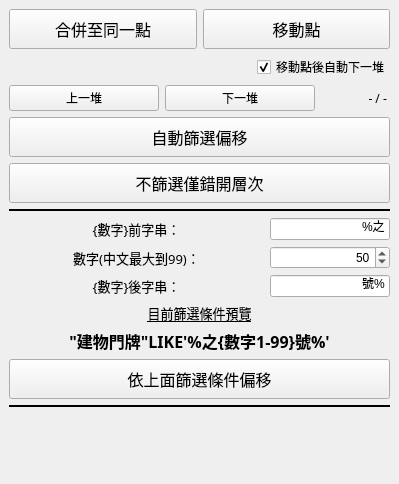
<?xml version="1.0" encoding="UTF-8"?>
<ui version="4.0">
 <class>OffsetAddrXYDockWidgetBase</class>
 <widget class="QDockWidget" name="OffsetAddrXYDockWidgetBase">
  <property name="geometry">
   <rect>
    <x>0</x>
    <y>0</y>
    <width>399</width>
    <height>484</height>
   </rect>
  </property>
  <property name="windowTitle">
   <string>OffsetAddrXY</string>
  </property>
  <widget class="QWidget" name="dockWidgetContents">
   <layout class="QGridLayout" name="gridLayout">
    <item row="0" column="0">
     <layout class="QVBoxLayout" name="verticalLayout_3">
      <item>
       <layout class="QHBoxLayout" name="horizontalLayout_6">
        <item>
         <widget class="QPushButton" name="btn_mergeOne">
          <property name="minimumSize">
           <size>
            <width>0</width>
            <height>40</height>
           </size>
          </property>
          <property name="maximumSize">
           <size>
            <width>16777215</width>
            <height>50</height>
           </size>
          </property>
          <property name="font">
           <font>
            <family>微軟正黑體</family>
            <pointsize>12</pointsize>
           </font>
          </property>
          <property name="text">
           <string>合併至同一點</string>
          </property>
         </widget>
        </item>
        <item>
         <widget class="QPushButton" name="btn_moveFeatures">
          <property name="minimumSize">
           <size>
            <width>0</width>
            <height>40</height>
           </size>
          </property>
          <property name="font">
           <font>
            <family>微軟正黑體</family>
            <pointsize>12</pointsize>
           </font>
          </property>
          <property name="text">
           <string>移動點</string>
          </property>
          <property name="iconSize">
           <size>
            <width>16</width>
            <height>16</height>
           </size>
          </property>
         </widget>
        </item>
       </layout>
      </item>
      <item>
       <layout class="QHBoxLayout" name="horizontalLayout_7">
        <item>
         <spacer name="horizontalSpacer_2">
          <property name="orientation">
           <enum>Qt::Horizontal</enum>
          </property>
          <property name="sizeHint" stdset="0">
           <size>
            <width>40</width>
            <height>20</height>
           </size>
          </property>
         </spacer>
        </item>
        <item>
         <widget class="QCheckBox" name="check_autoNext">
          <property name="layoutDirection">
           <enum>Qt::LeftToRight</enum>
          </property>
          <property name="text">
           <string>移動點後自動下一堆</string>
          </property>
          <property name="checked">
           <bool>true</bool>
          </property>
         </widget>
        </item>
       </layout>
      </item>
      <item>
       <layout class="QHBoxLayout" name="horizontalLayout">
        <item>
         <widget class="QPushButton" name="btn_prePile">
          <property name="minimumSize">
           <size>
            <width>150</width>
            <height>0</height>
           </size>
          </property>
          <property name="maximumSize">
           <size>
            <width>140</width>
            <height>16777215</height>
           </size>
          </property>
          <property name="font">
           <font>
            <family>微軟正黑體</family>
           </font>
          </property>
          <property name="text">
           <string>上一堆</string>
          </property>
         </widget>
        </item>
        <item>
         <widget class="QPushButton" name="btn_nextPile">
          <property name="minimumSize">
           <size>
            <width>150</width>
            <height>0</height>
           </size>
          </property>
          <property name="maximumSize">
           <size>
            <width>140</width>
            <height>16777215</height>
           </size>
          </property>
          <property name="font">
           <font>
            <family>微軟正黑體</family>
           </font>
          </property>
          <property name="text">
           <string>下一堆</string>
          </property>
         </widget>
        </item>
        <item>
         <spacer name="horizontalSpacer">
          <property name="orientation">
           <enum>Qt::Horizontal</enum>
          </property>
          <property name="sizeHint" stdset="0">
           <size>
            <width>40</width>
            <height>20</height>
           </size>
          </property>
         </spacer>
        </item>
        <item>
         <layout class="QHBoxLayout" name="horizontalLayout_5">
          <property name="spacing">
           <number>2</number>
          </property>
          <item>
           <widget class="QLabel" name="lab_pileCount">
            <property name="minimumSize">
             <size>
              <width>50</width>
              <height>0</height>
             </size>
            </property>
            <property name="maximumSize">
             <size>
              <width>50</width>
              <height>16777215</height>
             </size>
            </property>
            <property name="font">
             <font>
              <family>AcadEref</family>
              <pointsize>9</pointsize>
             </font>
            </property>
            <property name="text">
             <string>- / - </string>
            </property>
            <property name="alignment">
             <set>Qt::AlignRight|Qt::AlignTrailing|Qt::AlignVCenter</set>
            </property>
           </widget>
          </item>
         </layout>
        </item>
       </layout>
      </item>
      <item>
       <layout class="QVBoxLayout" name="verticalLayout">
        <item>
         <widget class="QPushButton" name="btn_offsetAuto">
          <property name="minimumSize">
           <size>
            <width>100</width>
            <height>40</height>
           </size>
          </property>
          <property name="font">
           <font>
            <family>微軟正黑體</family>
            <pointsize>12</pointsize>
            <weight>50</weight>
            <bold>false</bold>
           </font>
          </property>
          <property name="text">
           <string>自動篩選偏移</string>
          </property>
         </widget>
        </item>
        <item>
         <widget class="QPushButton" name="btn_offsetFloor">
          <property name="minimumSize">
           <size>
            <width>0</width>
            <height>40</height>
           </size>
          </property>
          <property name="font">
           <font>
            <family>微軟正黑體</family>
            <pointsize>12</pointsize>
           </font>
          </property>
          <property name="layoutDirection">
           <enum>Qt::LeftToRight</enum>
          </property>
          <property name="text">
           <string>不篩選僅錯開層次</string>
          </property>
         </widget>
        </item>
       </layout>
      </item>
      <item>
       <layout class="QVBoxLayout" name="verticalLayout_2">
        <item>
         <widget class="Line" name="line">
          <property name="frameShadow">
           <enum>QFrame::Plain</enum>
          </property>
          <property name="lineWidth">
           <number>2</number>
          </property>
          <property name="midLineWidth">
           <number>0</number>
          </property>
          <property name="orientation">
           <enum>Qt::Horizontal</enum>
          </property>
         </widget>
        </item>
        <item>
         <layout class="QHBoxLayout" name="horizontalLayout_4">
          <item>
           <widget class="QLabel" name="label_front">
            <property name="font">
             <font>
              <family>微軟正黑體</family>
              <pointsize>10</pointsize>
             </font>
            </property>
            <property name="text">
             <string>{數字}前字串：</string>
            </property>
            <property name="alignment">
             <set>Qt::AlignCenter</set>
            </property>
           </widget>
          </item>
          <item>
           <widget class="QLineEdit" name="str_front">
            <property name="maximumSize">
             <size>
              <width>120</width>
              <height>16777215</height>
             </size>
            </property>
            <property name="statusTip">
             <string>輸入數字前字串</string>
            </property>
            <property name="inputMask">
             <string/>
            </property>
            <property name="text">
             <string>%之</string>
            </property>
            <property name="maxLength">
             <number>20</number>
            </property>
            <property name="alignment">
             <set>Qt::AlignRight|Qt::AlignTrailing|Qt::AlignVCenter</set>
            </property>
           </widget>
          </item>
         </layout>
        </item>
        <item>
         <layout class="QHBoxLayout" name="horizontalLayout_3">
          <item>
           <widget class="QLabel" name="label">
            <property name="font">
             <font>
              <family>微軟正黑體</family>
              <pointsize>10</pointsize>
             </font>
            </property>
            <property name="text">
             <string>數字(中文最大到99)：</string>
            </property>
            <property name="alignment">
             <set>Qt::AlignCenter</set>
            </property>
           </widget>
          </item>
          <item>
           <widget class="QSpinBox" name="spb_addrNum">
            <property name="minimumSize">
             <size>
              <width>120</width>
              <height>0</height>
             </size>
            </property>
            <property name="maximumSize">
             <size>
              <width>120</width>
              <height>16777215</height>
             </size>
            </property>
            <property name="alignment">
             <set>Qt::AlignRight|Qt::AlignTrailing|Qt::AlignVCenter</set>
            </property>
            <property name="minimum">
             <number>1</number>
            </property>
            <property name="maximum">
             <number>2000</number>
            </property>
            <property name="singleStep">
             <number>1</number>
            </property>
            <property name="value">
             <number>50</number>
            </property>
           </widget>
          </item>
         </layout>
        </item>
        <item>
         <layout class="QHBoxLayout" name="horizontalLayout_2">
          <item>
           <widget class="QLabel" name="label_behind">
            <property name="font">
             <font>
              <family>微軟正黑體</family>
              <pointsize>10</pointsize>
             </font>
            </property>
            <property name="text">
             <string>{數字}後字串：</string>
            </property>
            <property name="alignment">
             <set>Qt::AlignCenter</set>
            </property>
           </widget>
          </item>
          <item>
           <widget class="QLineEdit" name="str_behind">
            <property name="maximumSize">
             <size>
              <width>120</width>
              <height>16777215</height>
             </size>
            </property>
            <property name="toolTip">
             <string/>
            </property>
            <property name="statusTip">
             <string>輸入數字後字串</string>
            </property>
            <property name="inputMask">
             <string/>
            </property>
            <property name="text">
             <string>號%</string>
            </property>
            <property name="maxLength">
             <number>20</number>
            </property>
            <property name="alignment">
             <set>Qt::AlignRight|Qt::AlignTrailing|Qt::AlignVCenter</set>
            </property>
           </widget>
          </item>
         </layout>
        </item>
        <item>
         <widget class="QLabel" name="label_2">
          <property name="font">
           <font>
            <family>微軟正黑體</family>
            <pointsize>10</pointsize>
            <underline>true</underline>
           </font>
          </property>
          <property name="layoutDirection">
           <enum>Qt::LeftToRight</enum>
          </property>
          <property name="text">
           <string>目前篩選條件預覽</string>
          </property>
          <property name="alignment">
           <set>Qt::AlignCenter</set>
          </property>
         </widget>
        </item>
        <item>
         <widget class="QLabel" name="lab_preview">
          <property name="font">
           <font>
            <family>微軟正黑體</family>
            <pointsize>12</pointsize>
            <weight>75</weight>
            <bold>true</bold>
           </font>
          </property>
          <property name="text">
           <string>&quot;建物門牌&quot;LIKE'%之{數字1-99}號%'</string>
          </property>
          <property name="alignment">
           <set>Qt::AlignCenter</set>
          </property>
         </widget>
        </item>
        <item>
         <widget class="QPushButton" name="btn_offsetAddrXY">
          <property name="minimumSize">
           <size>
            <width>100</width>
            <height>40</height>
           </size>
          </property>
          <property name="font">
           <font>
            <family>微軟正黑體</family>
            <pointsize>12</pointsize>
           </font>
          </property>
          <property name="text">
           <string>依上面篩選條件偏移</string>
          </property>
         </widget>
        </item>
        <item>
         <widget class="Line" name="line_2">
          <property name="frameShadow">
           <enum>QFrame::Plain</enum>
          </property>
          <property name="lineWidth">
           <number>2</number>
          </property>
          <property name="orientation">
           <enum>Qt::Horizontal</enum>
          </property>
         </widget>
        </item>
        <item>
         <spacer name="verticalSpacer">
          <property name="orientation">
           <enum>Qt::Vertical</enum>
          </property>
          <property name="sizeHint" stdset="0">
           <size>
            <width>244</width>
            <height>25</height>
           </size>
          </property>
         </spacer>
        </item>
       </layout>
      </item>
     </layout>
    </item>
   </layout>
  </widget>
 </widget>
 <resources/>
 <connections/>
</ui>
